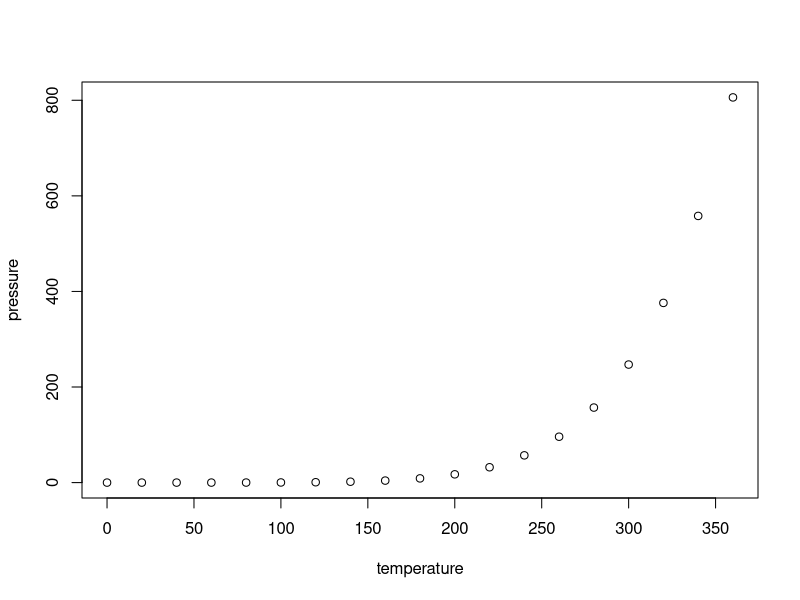
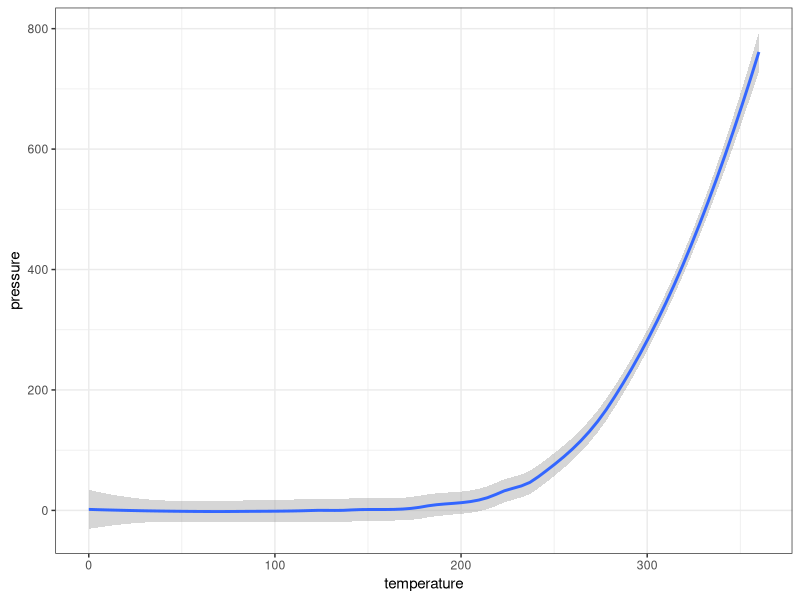

The R source for these figures, in order:
## ---- chunk 1
knitr::opts_chunk$set(echo = TRUE)
## ---- chunk 2
summary(cars)
## ---- chunk 3
muninome="Mariana"
muniuf="Minas Gerais"
## ---- chunk 4
plot(pressure)

## ---- chunk 5
library(ggplot2)
data=as.data.frame(pressure)
ggplot(pressure,aes(x=temperature,y=pressure))+
  geom_smooth()+
  theme_bw()
## ---- chunk 6
library(knitr)

tabela=matrix(c("Exposto", "Não Exposto","Total",13,21,34,103,264,367,116,285,401),ncol=4,nrow=3)
kable(tabela, caption="Tabela 1. Sintomas respiratórios relacionados ao trabalho",
      col.names=c("Grupo", "Sim","Não","Total"))
## ---- chunk 7
knitr::include_graphics("https://estatistica.uff.br/wp-content/uploads/sites/33/2020/05/UFF-47-300x200.jpg")
